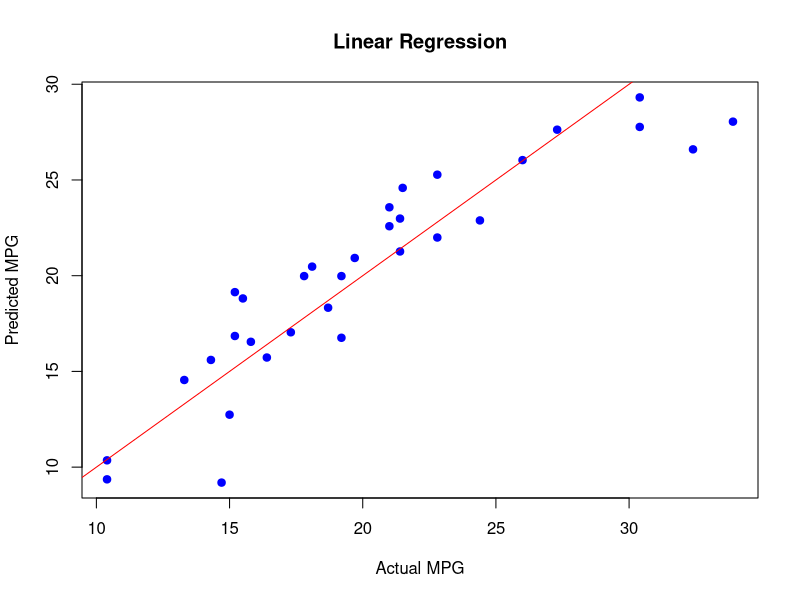

This chart was generated by the following R code:
data(mtcars)
model <- lm(mpg ~ hp + wt, data = mtcars)
summary(model)

pred <- predict(model, mtcars)

# ✅ Create plots folder if it doesn't exist
if (!dir.exists("plots")) dir.create("plots")

# 📊 Save plot
png("plots/mpg_prediction_plot.png")
plot(mtcars$mpg, pred, col = "blue", pch = 19,
     xlab = "Actual MPG", ylab = "Predicted MPG", main = "Linear Regression")
abline(0, 1, col = "red")
dev.off()
